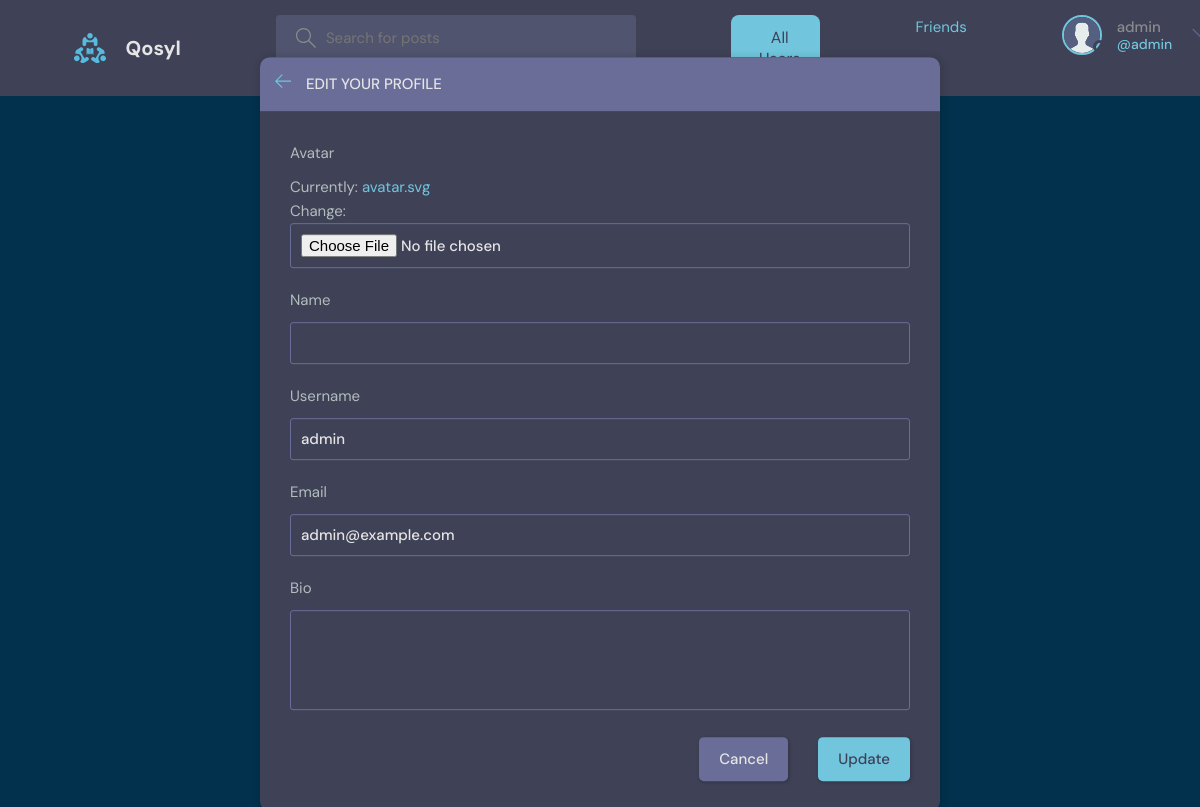
The app's page /update-user/ (signed in), older data.
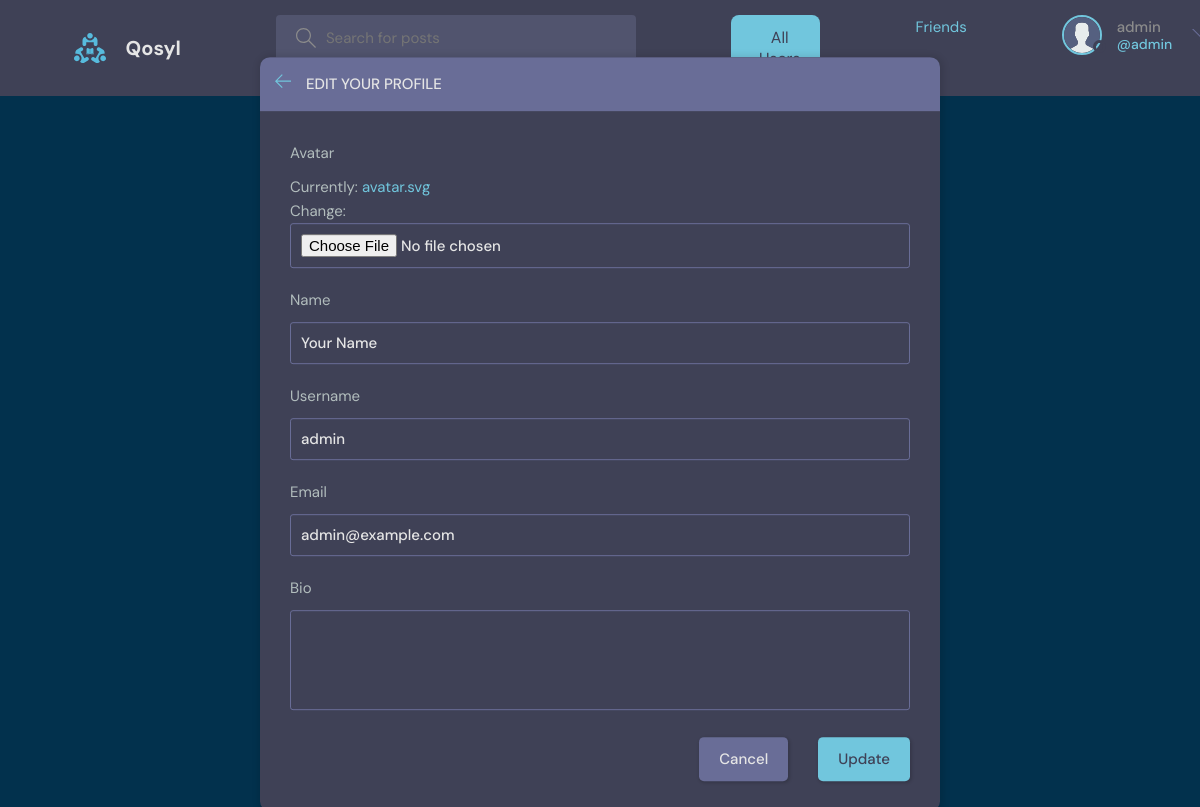
The same page, newer data.
### users/models.py (models this page shows, shortened)
class User(AbstractUser):
    name = models.CharField(max_length=200, null=True)
    email = models.EmailField(unique=True, null=True)
    bio = models.TextField(null=True)
    avatar = models.ImageField(upload_to='avatars/', default='avatar.svg')
    friends = models.ManyToManyField('self', blank=True, symmetrical=True, related_name='user_friends')
    USERNAME_FIELD = 'email'
    REQUIRED_FIELDS = []
    objects = UserManager()

### users/views.py (the view)
# urls.py: path('update-user/', views.updateUser, name="update-user"),
@login_required(login_url='login')
def updateUser(request):
    user = request.user
    form = UserForm(instance=user)
    if request.method == 'POST':
        form = UserForm(request.POST, request.FILES, instance=user)
        if form.is_valid():
            form.save()
            return redirect('user-profile', pk=user.id)
    return render(request, 'users/update-user.html', {'form': form})

### users/forms.py
class UserForm(ModelForm):
    class Meta:
        model = User
        fields = ['avatar', 'name', 'username', 'email', 'bio']

### users/templates/users/update-user.html (shortened to what this page needs)
{% extends 'main.html' %}
{% block content %}
<main class="update-account layout">
  <div class="container">
    <div class="layout__box">
      <div class="layout__boxHeader">
        <div class="layout__boxTitle">
          <a href="{% url 'home' %}">
            <svg version="1.1" xmlns="http://www.w3.org/2000/svg" width="32" height="32" viewBox="0 0 32 32">
              <title>arrow-left</title>
              <path
                d="M13.723 2.286l-13.723 13.714 13.719 13.714 1.616-1.611-10.96-10.96h27.625v-2.286h-27.625l10.965-10.965-1.616-1.607z">
              </path>
            </svg>
          </a>
          <h3>Edit your profile</h3>
        </div>
      </div>
      <div class="layout__body">
        <form class="form" action="" method="POST" enctype="multipart/form-data">
          {% for field in form %}
          <div class="form__group">
            <label for="profile_pic">{{field.label}}</label>
            {{field}}
          </div>
          {% endfor %}
          <div class="form__action">
            <a class="btn btn--dark" href="index.html">Cancel</a>
            <button class="btn btn--main" type="submit">Update</button>
          </div>
        </form>
      </div>
    </div>
  </div>
</main>
{% endblock content %}

### templates/navbar.html (shortened to what this page needs)
{% load static %}
<header class="header header--loggedIn">
    <div class="container">
        <a href="{% url 'home' %}" class="header__logo">
            <img src="{% static 'images/logo.svg' %}" />
            <h1>Qosyl</h1>
        </a>
        <form class="header__search" method="GET" action="{% url 'home' %}">
            <label>
                <input name="q" placeholder="Search for posts" />
            </label>
        </form>
<button
    onclick="window.location.href='{% url 'all_users' %}'"
    class="all-users-button"
    style="
        background-color: #71c6dd; /* Using your color for the main button background */
        color: #3f4156; /* Text color */
        font-family: 'DM Sans', sans-serif; /* Font style */
        font-size: 16px; /* Font size */
        padding: 12px 20px; /* Padding for spacing */
        border: none; /* No border */
        border-radius: 8px; /* Rounded corners */
        cursor: pointer; /* Pointer on hover */
        display: flex;
        align-items: center;
        gap: 8px; /* Space between the icon and the text */
        transition: background-color 0.3s ease, transform 0.2s ease; /* Smooth transition */
    ">
     All Users
</button>
<a href="{% url 'friends' %}" class="header__button">Friends</a>
        <nav class="header__menu">
            {% if request.user.is_authenticated %}
            <div class="header__user">
                <a href="{% url 'update-user' %}">
                    <div class="avatar avatar--medium active">
                        {% if request.user.avatar %}
                            <img src="{{ request.user.avatar.url }}" alt="{{ request.user.username }}'s Avatar" />
                        {% else %}
                            <img src="{% static 'images/avatar.svg' %}" alt="Default Avatar" />
                        {% endif %}
                    </div>
                    <p>{{request.user.username}} <span>@{{request.user.username}}</span></p>
                </a>
                <button class="dropdown-button">
                    <svg version="1.1" xmlns="http://www.w3.org/2000/svg" width="32" height="32" viewBox="0 0 32 32">
                        <title>chevron-down</title>
                        <path d="M16 21l-13-13h-3l16 16 16-16h-3l-13 13z"></path>
                    </svg>
                </button>
            </div>
            {% else %}
            <a href="{% url 'login' %}">
                <img src="{% static 'images/avatar.svg' %}" />
                <p>Login</p>
            </a>
            {% endif %}
        </nav>
    </div>
</header>

Row changes from the older to the newer data that the page shows:
changed User "admin": name (not shown) → "Your Name"
